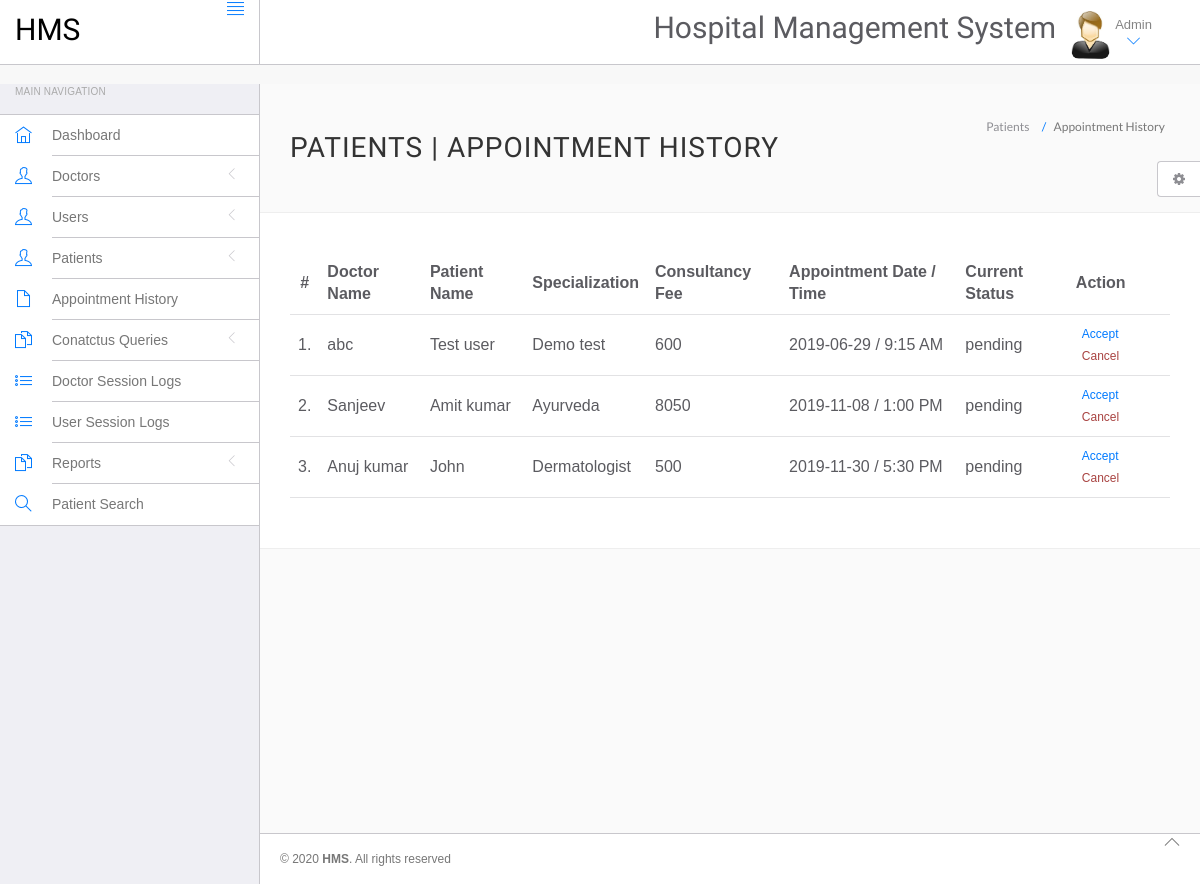
/hms/admin/appointment-history.php (signed in), run on the app's committed database.
### tables this page shows
CREATE TABLE `appointment` (
  `id` int(11) NOT NULL,
  `doctorSpecialization` varchar(255) DEFAULT NULL,
  `doctorId` int(11) DEFAULT NULL,
  `userId` int(11) DEFAULT NULL,
  `consultancyFees` int(11) DEFAULT NULL,
  `appointmentDate` varchar(255) DEFAULT NULL,
  `appointmentTime` varchar(255) DEFAULT NULL,
  `postingDate` timestamp NULL DEFAULT current_timestamp(),
  `userStatus` int(11) DEFAULT NULL,
  `doctorStatus` int(11) DEFAULT NULL,
  `updationDate` timestamp NULL DEFAULT NULL ON UPDATE current_timestamp()
);

CREATE TABLE `doctors` (
  `id` int(11) NOT NULL,
  `specilization` varchar(255) DEFAULT NULL,
  `doctorName` varchar(255) DEFAULT NULL,
  `address` longtext DEFAULT NULL,
  `docFees` varchar(255) DEFAULT NULL,
  `contactno` bigint(11) DEFAULT NULL,
  `docEmail` varchar(255) DEFAULT NULL,
  `password` varchar(255) DEFAULT NULL,
  `creationDate` timestamp NULL DEFAULT current_timestamp(),
  `updationDate` timestamp NULL DEFAULT NULL ON UPDATE current_timestamp()
);

CREATE TABLE `users` (
  `id` int(11) NOT NULL,
  `fullName` varchar(255) DEFAULT NULL,
  `address` longtext DEFAULT NULL,
  `city` varchar(255) DEFAULT NULL,
  `gender` varchar(255) DEFAULT NULL,
  `email` varchar(255) DEFAULT NULL,
  `password` varchar(255) DEFAULT NULL,
  `regDate` timestamp NULL DEFAULT current_timestamp(),
  `updationDate` timestamp NULL DEFAULT NULL ON UPDATE current_timestamp()
);

### hms/admin/appointment-history.php (the view, shortened to what this page needs)
<?php
include('include/config.php');
?>
<!DOCTYPE html>
<html lang="en">
<head>
	<link rel="stylesheet" href="vendor/bootstrap/css/bootstrap.min.css">
	<link rel="stylesheet" href="vendor/fontawesome/css/font-awesome.min.css">
	<link rel="stylesheet" href="vendor/themify-icons/themify-icons.min.css">
	<link href="vendor/animate.css/animate.min.css" rel="stylesheet" media="screen">
	<link href="vendor/perfect-scrollbar/perfect-scrollbar.min.css" rel="stylesheet" media="screen">
	<link href="vendor/switchery/switchery.min.css" rel="stylesheet" media="screen">
	<link href="vendor/bootstrap-touchspin/jquery.bootstrap-touchspin.min.css" rel="stylesheet" media="screen">
	<link href="vendor/select2/select2.min.css" rel="stylesheet" media="screen">
	<link href="vendor/bootstrap-datepicker/bootstrap-datepicker3.standalone.min.css" rel="stylesheet" media="screen">
	<link href="vendor/bootstrap-timepicker/bootstrap-timepicker.min.css" rel="stylesheet" media="screen">
	<link rel="stylesheet" href="assets/css/styles.css">
	<link rel="stylesheet" href="assets/css/plugins.css">
	<link rel="stylesheet" href="assets/css/themes/theme-1.css" id="skin_color" />
</head>
<body>
	<div id="app">
		<?php include('include/sidebar.php'); ?>
		<div class="app-content">
			<?php include('include/header.php'); ?>
			<div class="main-content">
				<div class="wrap-content container" id="container">
					<section id="page-title">
						<div class="row">
							<div class="col-sm-8">
								<h1 class="mainTitle">Patients | Appointment History</h1>
							</div>
							<ol class="breadcrumb">
								<li>
									<span>Patients </span>
								</li>
								<li class="active">
									<span>Appointment History</span>
								</li>
							</ol>
						</div>
					</section>
					<div class="container-fluid container-fullw bg-white">
						<div class="row">
							<div class="col-md-12">
								<table class="table table-hover" id="sample-table-1">
									<thead>
										<tr>
											<th class="center">#</th>
											<th class="hidden-xs">Doctor Name</th>
											<th>Patient Name</th>
											<th>Specialization</th>
											<th>Consultancy Fee</th>
											<th>Appointment Date / Time </th>
											<th>Current Status</th>
											<th>Action</th>
										</tr>
									</thead>
									<tbody>
										<?php
										$sql = mysqli_query($con, "select doctors.doctorName as docname,users.fullName as pname,appointment.*  from appointment join doctors on doctors.id=appointment.doctorId join users on users.id=appointment.userId ");
										$cnt = 1;
										while ($row = mysqli_fetch_array($sql)) {
										?>
											<tr>
												<td class="center"><?php echo $cnt; ?>.</td>
												<td class="hidden-xs"><?php echo $row['docname']; ?></td>
												<td class="hidden-xs"><?php echo $row['pname']; ?></td>
												<td><?php echo $row['doctorSpecialization']; ?></td>
												<td><?php echo $row['consultancyFees']; ?></td>
												<td><?php echo $row['appointmentDate']; ?> / <?php echo
																									$row['appointmentTime']; ?>
												</td>
												<td><?php echo $row['status']; ?></td>
												<td>
													<a href="appointment-history.php?id=<?php echo $row['id'] ?>&status=accept" class="btn btn-transparent btn-xs tooltips <?php if ($row['status'] == 'active' || $row['status'] == 'completed' || $row['status'] == 'delivered') {
																																												echo 'hide';
																																											} ?>" title="Accept Appointment" tooltip-placement="top" tooltip="Remove">Accept</a>
													<a href="appointment-history.php?id=<?php echo $row['id'] ?>&status=cancel" onClick="return confirm('Are you sure you want to cancel this appointment ?')" class="text-danger btn btn-transparent btn-xs tooltips  <?php if ($row['status'] == 'cancelled' || $row['status'] == 'completed' || $row['status'] == 'delivered') {
																																																																			echo 'hide';
																																																																		} ?>" title="Cancel Appointment" tooltip-placement="top" tooltip="Remove">Cancel</a>
												</td>
											</tr>
										<?php
											$cnt = $cnt + 1;
										} ?>
									</tbody>
								</table>
							</div>
						</div>
					</div>
				</div>
			</div>
		</div>
		<?php include('include/footer.php'); ?>
		<?php include('include/setting.php'); ?>
	</div>
</body>
</html>

### hms/admin/assets/css/themes/theme-1.css (style rules this page uses)
body { background: #FAFAFA; }

### data on the page
appointment: doctorId.doctorName "abc", userId.fullName "Test user", doctorSpecialization "Demo test", consultancyFees "600", appointmentDate "2019-06-29", appointmentTime "9:15 AM", status "pending"
appointment: doctorId.doctorName "Sanjeev", userId.fullName "Amit kumar", doctorSpecialization "Ayurveda", consultancyFees "8050", appointmentDate "2019-11-08", appointmentTime "1:00 PM", status "pending"
appointment: doctorId.doctorName "Anuj kumar", userId.fullName "John", doctorSpecialization "Dermatologist", consultancyFees "500", appointmentDate "2019-11-30", appointmentTime "5:30 PM", status "pending"
